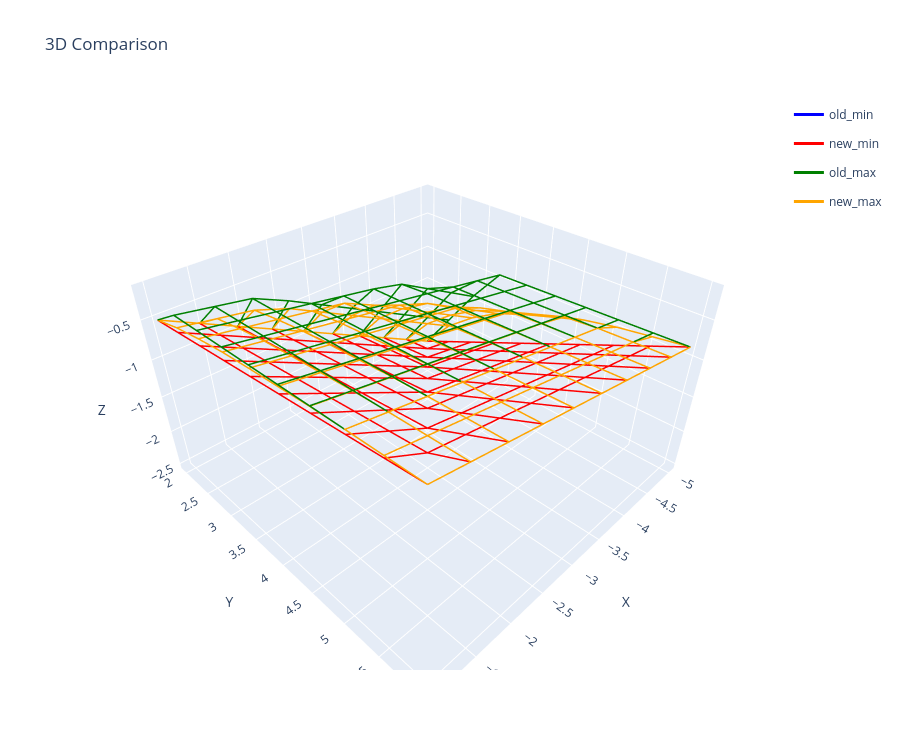

This figure's notebook cell:
### Code cell
datasets = [
    {'points': list(old_min_NP.itertuples(index=False, name=None)), 'name': 'old_min', 'color': 'blue'},
    {'points': list(new_min_NP.itertuples(index=False, name=None)), 'name': 'new_min', 'color': 'red'},
    {'points': list(old_max_NP.itertuples(index=False, name=None)), 'name': 'old_max', 'color': 'green'},
    {'points': list(new_max_NP.itertuples(index=False, name=None)), 'name': 'new_max', 'color': 'orange'},
]
plot_wireframe_comparison(datasets)

### Figure 1 — Plotly figure (JSON) as saved in the notebook; plotly's stock layout.template omitted (floating-point values rounded to 4 significant figures)
{"data": [{"legendgroup": "old_min", "line": {"color": "blue", "width": 3}, "mode": "lines", "name": "old_min", "showlegend": true, "type": "scatter3d", "x": [-5, -4.556, -4.111, -3.667, -3.222, -2.778, -2.333, -1.889, -1.444, -1], "y": [2, 2, 2, 2, 2, 2, 2, 2, 2, 2], "z": [-2.5, -2.278, -2.056, -1.833, -1.611, -1.389, -1.167, -0.9444, -0.7222, -0.5]}, {"legendgroup": "old_min", "line": {"color": "blue", "width": 3}, "mode": "lines", "name": "old_min", "showlegend": false, "type": "scatter3d", "x": [-5, -4.556, -4.111, -3.667, -3.222, -2.778, -2.333, -1.889, -1.444, -1], "y": [2.444, 2.444, 2.444, 2.444, 2.444, 2.444, 2.444, 2.444, 2.444, 2.444], "z": [-2.315, -2.241, -2.019, -1.796, -1.574, -1.352, -1.13, -0.9074, -0.6852, -0.463]}, {"legendgroup": "old_min", "line": {"color": "blue", "width": 3}, "mode": "lines", "name": "old_min", "showlegend": false, "type": "scatter3d", "x": [-5, -4.556, -4.111, -3.667, -3.222, -2.778, -2.333, -1.889, -1.444, -1], "y": [2.889, 2.889, 2.889, 2.889, 2.889, 2.889, 2.889, 2.889, 2.889, 2.889], "z": [-2.13, -2.056, -1.981, -1.759, -1.537, -1.315, -1.093, -0.8704, -0.6481, -0.4259]}, {"legendgroup": "old_min", "line": {"color": "blue", "width": 3}, "mode": "lines", "name": "old_min", "showlegend": false, "type": "scatter3d", "x": [-5, -4.556, -4.111, -3.667, -3.222, -2.778, -2.333, -1.889, -1.444, -1], "y": [3.333, 3.333, 3.333, 3.333, 3.333, 3.333, 3.333, 3.333, 3.333, 3.333], "z": [-1.944, -1.87, -1.796, -1.722, -1.5, -1.278, -1.056, -0.8333, -0.6111, -0.3889]}, {"legendgroup": "old_min", "line": {"color": "blue", "width": 3}, "mode": "lines", "name": "old_min", "showlegend": false, "type": "scatter3d", "x": [-5, -4.556, -4.111, -3.667, -3.222, -2.778, -2.333, -1.889, -1.444, -1], "y": [3.778, 3.778, 3.778, 3.778, 3.778, 3.778, 3.778, 3.778, 3.778, 3.778], "z": [-1.759, -1.685, -1.611, -1.537, -1.463, -1.241, -1.019, -0.7963, -0.5741, -0.3519]}, {"legendgroup": "old_min", "line": {"color": "blue", "width": 3}, "mode": "lines", "name": "old_min", "showlegend": false, "type": "scatter3d", "x": [-5, -4.556, -4.111, -3.667, -3.222, -2.778, -2.333, -1.889, -1.444, -1], "y": [4.222, 4.222, 4.222, 4.222, 4.222, 4.222, 4.222, 4.222, 4.222, 4.222], "z": [-1.574, -1.5, -1.426, -1.352, -1.278, -1.204, -0.9815, -0.7593, -0.537, -0.3148]}, {"legendgroup": "old_min", "line": {"color": "blue", "width": 3}, "mode": "lines", "name": "old_min", "showlegend": false, "type": "scatter3d", "x": [-5, -4.556, -4.111, -3.667, -3.222, -2.778, -2.333, -1.889, -1.444, -1], "y": [4.667, 4.667, 4.667, 4.667, 4.667, 4.667, 4.667, 4.667, 4.667, 4.667], "z": [-1.389, -1.315, -1.241, -1.167, -1.093, -1.019, -0.9444, -0.7222, -0.5, -0.2778]}, {"legendgroup": "old_min", "line": {"color": "blue", "width": 3}, "mode": "lines", "name": "old_min", "showlegend": false, "type": "scatter3d", "x": [-5, -4.556, -4.111, -3.667, -3.222, -2.778, -2.333, -1.889, -1.444, -1], "y": [5.111, 5.111, 5.111, 5.111, 5.111, 5.111, 5.111, 5.111, 5.111, 5.111], "z": [-1.204, -1.13, -1.056, -0.9815, -0.9074, -0.8333, -0.7593, -0.6852, -0.463, -0.2407]}, {"legendgroup": "old_min", "line": {"color": "blue", "width": 3}, "mode": "lines", "name": "old_min", "showlegend": false, "type": "scatter3d", "x": [-5, -4.556, -4.111, -3.667, -3.222, -2.778, -2.333, -1.889, -1.444, -1], "y": [5.556, 5.556, 5.556, 5.556, 5.556, 5.556, 5.556, 5.556, 5.556, 5.556], "z": [-1.019, -0.9444, -0.8704, -0.7963, -0.7222, -0.6481, -0.5741, -0.5, -0.4259, -0.2037]}, {"legendgroup": "old_min", "line": {"color": "blue", "width": 3}, "mode": "lines", "name": "old_min", "showlegend": false, "type": "scatter3d", "x": [-5, -4.556, -4.111, -3.667, -3.222, -2.778, -2.333, -1.889, -1.444, -1], "y": [6, 6, 6, 6, 6, 6, 6, 6, 6, 6], "z": [-0.8333, -0.7593, -0.6852, -0.6111, -0.537, -0.463, -0.3889, -0.3148, -0.2407, -0.1667]}, {"legendgroup": "old_min", "line": {"color": "blue", "width": 3}, "mode": "lines", "name": "old_min", "showlegend": false, "type": "scatter3d", "x": [-5, -5, -5, -5, -5, -5, -5, -5, -5, -5], "y": [2, 2.444, 2.889, 3.333, 3.778, 4.222, 4.667, 5.111, 5.556, 6], "z": [-2.5, -2.315, -2.13, -1.944, -1.759, -1.574, -1.389, -1.204, -1.019, -0.8333]}, {"legendgroup": "old_min", "line": {"color": "blue", "width": 3}, "mode": "lines", "name": "old_min", "showlegend": false, "type": "scatter3d", "x": [-4.556, -4.556, -4.556, -4.556, -4.556, -4.556, -4.556, -4.556, -4.556, -4.556], "y": [2, 2.444, 2.889, 3.333, 3.778, 4.222, 4.667, 5.111, 5.556, 6], "z": [-2.278, -2.241, -2.056, -1.87, -1.685, -1.5, -1.315, -1.13, -0.9444, -0.7593]}, {"legendgroup": "old_min", "line": {"color": "blue", "width": 3}, "mode": "lines", "name": "old_min", "showlegend": false, "type": "scatter3d", "x": [-4.111, -4.111, -4.111, -4.111, -4.111, -4.111, -4.111, -4.111, -4.111, -4.111], "y": [2, 2.444, 2.889, 3.333, 3.778, 4.222, 4.667, 5.111, 5.556, 6], "z": [-2.056, -2.019, -1.981, -1.796, -1.611, -1.426, -1.241, -1.056, -0.8704, -0.6852]}, {"legendgroup": "old_min", "line": {"color": "blue", "width": 3}, "mode": "lines", "name": "old_min", "showlegend": false, "type": "scatter3d", "x": [-3.667, -3.667, -3.667, -3.667, -3.667, -3.667, -3.667, -3.667, -3.667, -3.667], "y": [2, 2.444, 2.889, 3.333, 3.778, 4.222, 4.667, 5.111, 5.556, 6], "z": [-1.833, -1.796, -1.759, -1.722, -1.537, -1.352, -1.167, -0.9815, -0.7963, -0.6111]}, {"legendgroup": "old_min", "line": {"color": "blue", "width": 3}, "mode": "lines", "name": "old_min", "showlegend": false, "type": "scatter3d", "x": [-3.222, -3.222, -3.222, -3.222, -3.222, -3.222, -3.222, -3.222, -3.222, -3.222], "y": [2, 2.444, 2.889, 3.333, 3.778, 4.222, 4.667, 5.111, 5.556, 6], "z": [-1.611, -1.574, -1.537, -1.5, -1.463, -1.278, -1.093, -0.9074, -0.7222, -0.537]}, {"legendgroup": "old_min", "line": {"color": "blue", "width": 3}, "mode": "lines", "name": "old_min", "showlegend": false, "type": "scatter3d", "x": [-2.778, -2.778, -2.778, -2.778, -2.778, -2.778, -2.778, -2.778, -2.778, -2.778], "y": [2, 2.444, 2.889, 3.333, 3.778, 4.222, 4.667, 5.111, 5.556, 6], "z": [-1.389, -1.352, -1.315, -1.278, -1.241, -1.204, -1.019, -0.8333, -0.6481, -0.463]}, {"legendgroup": "old_min", "line": {"color": "blue", "width": 3}, "mode": "lines", "name": "old_min", "showlegend": false, "type": "scatter3d", "x": [-2.333, -2.333, -2.333, -2.333, -2.333, -2.333, -2.333, -2.333, -2.333, -2.333], "y": [2, 2.444, 2.889, 3.333, 3.778, 4.222, 4.667, 5.111, 5.556, 6], "z": [-1.167, -1.13, -1.093, -1.056, -1.019, -0.9815, -0.9444, -0.7593, -0.5741, -0.3889]}, {"legendgroup": "old_min", "line": {"color": "blue", "width": 3}, "mode": "lines", "name": "old_min", "showlegend": false, "type": "scatter3d", "x": [-1.889, -1.889, -1.889, -1.889, -1.889, -1.889, -1.889, -1.889, -1.889, -1.889], "y": [2, 2.444, 2.889, 3.333, 3.778, 4.222, 4.667, 5.111, 5.556, 6], "z": [-0.9444, -0.9074, -0.8704, -0.8333, -0.7963, -0.7593, -0.7222, -0.6852, -0.5, -0.3148]}, {"legendgroup": "old_min", "line": {"color": "blue", "width": 3}, "mode": "lines", "name": "old_min", "showlegend": false, "type": "scatter3d", "x": [-1.444, -1.444, -1.444, -1.444, -1.444, -1.444, -1.444, -1.444, -1.444, -1.444], "y": [2, 2.444, 2.889, 3.333, 3.778, 4.222, 4.667, 5.111, 5.556, 6], "z": [-0.7222, -0.6852, -0.6481, -0.6111, -0.5741, -0.537, -0.5, -0.463, -0.4259, -0.2407]}, {"legendgroup": "old_min", "line": {"color": "blue", "width": 3}, "mode": "lines", "name": "old_min", "showlegend": false, "type": "scatter3d", "x": [-1, -1, -1, -1, -1, -1, -1, -1, -1, -1], "y": [2, 2.444, 2.889, 3.333, 3.778, 4.222, 4.667, 5.111, 5.556, 6], "z": [-0.5, -0.463, -0.4259, -0.3889, -0.3519, -0.3148, -0.2778, -0.2407, -0.2037, -0.1667]}, {"legendgroup": "new_min", "line": {"color": "red", "width": 3}, "mode": "lines", "name": "new_min", "showlegend": true, "type": "scatter3d", "x": [-5, -4.556, -4.111, -3.667, -3.222, -2.778, -2.333, -1.889, -1.444, -1], "y": [2, 2, 2, 2, 2, 2, 2, 2, 2, 2], "z": [-2.5, -2.278, -2.056, -1.833, -1.611, -1.389, -1.167, -0.9444, -0.7222, -0.5]}, {"legendgroup": "new_min", "line": {"color": "red", "width": 3}, "mode": "lines", "name": "new_min", "showlegend": false, "type": "scatter3d", "x": [-5, -4.556, -4.111, -3.667, -3.222, -2.778, -2.333, -1.889, -1.444, -1], "y": [2.444, 2.444, 2.444, 2.444, 2.444, 2.444, 2.444, 2.444, 2.444, 2.444], "z": [-2.315, -2.241, -2.019, -1.796, -1.574, -1.352, -1.13, -0.9074, -0.6852, -0.463]}, {"legendgroup": "new_min", "line": {"color": "red", "width": 3}, "mode": "lines", "name": "new_min", "showlegend": false, "type": "scatter3d", "x": [-5, -4.556, -4.111, -3.667, -3.222, -2.778, -2.333, -1.889, -1.444, -1], "y": [2.889, 2.889, 2.889, 2.889, 2.889, 2.889, 2.889, 2.889, 2.889, 2.889], "z": [-2.13, -2.056, -1.981, -1.759, -1.537, -1.315, -1.093, -0.8704, -0.6481, -0.4259]}, {"legendgroup": "new_min", "line": {"color": "red", "width": 3}, "mode": "lines", "name": "new_min", "showlegend": false, "type": "scatter3d", "x": [-5, -4.556, -4.111, -3.667, -3.222, -2.778, -2.333, -1.889, -1.444, -1], "y": [3.333, 3.333, 3.333, 3.333, 3.333, 3.333, 3.333, 3.333, 3.333, 3.333], "z": [-1.944, -1.87, -1.796, -1.722, -1.5, -1.278, -1.056, -0.8333, -0.6111, -0.3889]}, {"legendgroup": "new_min", "line": {"color": "red", "width": 3}, "mode": "lines", "name": "new_min", "showlegend": false, "type": "scatter3d", "x": [-5, -4.556, -4.111, -3.667, -3.222, -2.778, -2.333, -1.889, -1.444, -1], "y": [3.778, 3.778, 3.778, 3.778, 3.778, 3.778, 3.778, 3.778, 3.778, 3.778], "z": [-1.759, -1.685, -1.611, -1.537, -1.463, -1.241, -1.019, -0.7963, -0.5741, -0.3519]}, {"legendgroup": "new_min", "line": {"color": "red", "width": 3}, "mode": "lines", "name": "new_min", "showlegend": false, "type": "scatter3d", "x": [-5, -4.556, -4.111, -3.667, -3.222, -2.778, -2.333, -1.889, -1.444, -1], "y": [4.222, 4.222, 4.222, 4.222, 4.222, 4.222, 4.222, 4.222, 4.222, 4.222], "z": [-1.574, -1.5, -1.426, -1.352, -1.278, -1.204, -0.9815, -0.7593, -0.537, -0.3148]}, {"legendgroup": "new_min", "line": {"color": "red", "width": 3}, "mode": "lines", "name": "new_min", "showlegend": false, "type": "scatter3d", "x": [-5, -4.556, -4.111, -3.667, -3.222, -2.778, -2.333, -1.889, -1.444, -1], "y": [4.667, 4.667, 4.667, 4.667, 4.667, 4.667, 4.667, 4.667, 4.667, 4.667], "z": [-1.389, -1.315, -1.241, -1.167, -1.093, -1.019, -0.9444, -0.7222, -0.5, -0.2778]}, {"legendgroup": "new_min", "line": {"color": "red", "width": 3}, "mode": "lines", "name": "new_min", "showlegend": false, "type": "scatter3d", "x": [-5, -4.556, -4.111, -3.667, -3.222, -2.778, -2.333, -1.889, -1.444, -1], "y": [5.111, 5.111, 5.111, 5.111, 5.111, 5.111, 5.111, 5.111, 5.111, 5.111], "z": [-1.204, -1.13, -1.056, -0.9815, -0.9074, -0.8333, -0.7593, -0.6852, -0.463, -0.2407]}, {"legendgroup": "new_min", "line": {"color": "red", "width": 3}, "mode": "lines", "name": "new_min", "showlegend": false, "type": "scatter3d", "x": [-5, -4.556, -4.111, -3.667, -3.222, -2.778, -2.333, -1.889, -1.444, -1], "y": [5.556, 5.556, 5.556, 5.556, 5.556, 5.556, 5.556, 5.556, 5.556, 5.556], "z": [-1.019, -0.9444, -0.8704, -0.7963, -0.7222, -0.6481, -0.5741, -0.5, -0.4259, -0.2037]}, {"legendgroup": "new_min", "line": {"color": "red", "width": 3}, "mode": "lines", "name": "new_min", "showlegend": false, "type": "scatter3d", "x": [-5, -4.556, -4.111, -3.667, -3.222, -2.778, -2.333, -1.889, -1.444, -1], "y": [6, 6, 6, 6, 6, 6, 6, 6, 6, 6], "z": [-0.8333, -0.7593, -0.6852, -0.6111, -0.537, -0.463, -0.3889, -0.3148, -0.2407, -0.1667]}, {"legendgroup": "new_min", "line": {"color": "red", "width": 3}, "mode": "lines", "name": "new_min", "showlegend": false, "type": "scatter3d", "x": [-5, -5, -5, -5, -5, -5, -5, -5, -5, -5], "y": [2, 2.444, 2.889, 3.333, 3.778, 4.222, 4.667, 5.111, 5.556, 6], "z": [-2.5, -2.315, -2.13, -1.944, -1.759, -1.574, -1.389, -1.204, -1.019, -0.8333]}, {"legendgroup": "new_min", "line": {"color": "red", "width": 3}, "mode": "lines", "name": "new_min", "showlegend": false, "type": "scatter3d", "x": [-4.556, -4.556, -4.556, -4.556, -4.556, -4.556, -4.556, -4.556, -4.556, -4.556], "y": [2, 2.444, 2.889, 3.333, 3.778, 4.222, 4.667, 5.111, 5.556, 6], "z": [-2.278, -2.241, -2.056, -1.87, -1.685, -1.5, -1.315, -1.13, -0.9444, -0.7593]}, {"legendgroup": "new_min", "line": {"color": "red", "width": 3}, "mode": "lines", "name": "new_min", "showlegend": false, "type": "scatter3d", "x": [-4.111, -4.111, -4.111, -4.111, -4.111, -4.111, -4.111, -4.111, -4.111, -4.111], "y": [2, 2.444, 2.889, 3.333, 3.778, 4.222, 4.667, 5.111, 5.556, 6], "z": [-2.056, -2.019, -1.981, -1.796, -1.611, -1.426, -1.241, -1.056, -0.8704, -0.6852]}, {"legendgroup": "new_min", "line": {"color": "red", "width": 3}, "mode": "lines", "name": "new_min", "showlegend": false, "type": "scatter3d", "x": [-3.667, -3.667, -3.667, -3.667, -3.667, -3.667, -3.667, -3.667, -3.667, -3.667], "y": [2, 2.444, 2.889, 3.333, 3.778, 4.222, 4.667, 5.111, 5.556, 6], "z": [-1.833, -1.796, -1.759, -1.722, -1.537, -1.352, -1.167, -0.9815, -0.7963, -0.6111]}, {"legendgroup": "new_min", "line": {"color": "red", "width": 3}, "mode": "lines", "name": "new_min", "showlegend": false, "type": "scatter3d", "x": [-3.222, -3.222, -3.222, -3.222, -3.222, -3.222, -3.222, -3.222, -3.222, -3.222], "y": [2, 2.444, 2.889, 3.333, 3.778, 4.222, 4.667, 5.111, 5.556, 6], "z": [-1.611, -1.574, -1.537, -1.5, -1.463, -1.278, -1.093, -0.9074, -0.7222, -0.537]}, {"legendgroup": "new_min", "line": {"color": "red", "width": 3}, "mode": "lines", "name": "new_min", "showlegend": false, "type": "scatter3d", "x": [-2.778, -2.778, -2.778, -2.778, -2.778, -2.778, -2.778, -2.778, -2.778, -2.778], "y": [2, 2.444, 2.889, 3.333, 3.778, 4.222, 4.667, 5.111, 5.556, 6], "z": [-1.389, -1.352, -1.315, -1.278, -1.241, -1.204, -1.019, -0.8333, -0.6481, -0.463]}, {"legendgroup": "new_min", "line": {"color": "red", "width": 3}, "mode": "lines", "name": "new_min", "showlegend": false, "type": "scatter3d", "x": [-2.333, -2.333, -2.333, -2.333, -2.333, -2.333, -2.333, -2.333, -2.333, -2.333], "y": [2, 2.444, 2.889, 3.333, 3.778, 4.222, 4.667, 5.111, 5.556, 6], "z": [-1.167, -1.13, -1.093, -1.056, -1.019, -0.9815, -0.9444, -0.7593, -0.5741, -0.3889]}, {"legendgroup": "new_min", "line": {"color": "red", "width": 3}, "mode": "lines", "name": "new_min", "showlegend": false, "type": "scatter3d", "x": [-1.889, -1.889, -1.889, -1.889, -1.889, -1.889, -1.889, -1.889, -1.889, -1.889], "y": [2, 2.444, 2.889, 3.333, 3.778, 4.222, 4.667, 5.111, 5.556, 6], "z": [-0.9444, -0.9074, -0.8704, -0.8333, -0.7963, -0.7593, -0.7222, -0.6852, -0.5, -0.3148]}, {"legendgroup": "new_min", "line": {"color": "red", "width": 3}, "mode": "lines", "name": "new_min", "showlegend": false, "type": "scatter3d", "x": [-1.444, -1.444, -1.444, -1.444, -1.444, -1.444, -1.444, -1.444, -1.444, -1.444], "y": [2, 2.444, 2.889, 3.333, 3.778, 4.222, 4.667, 5.111, 5.556, 6], "z": [-0.7222, -0.6852, -0.6481, -0.6111, -0.5741, -0.537, -0.5, -0.463, -0.4259, -0.2407]}, {"legendgroup": "new_min", "line": {"color": "red", "width": 3}, "mode": "lines", "name": "new_min", "showlegend": false, "type": "scatter3d", "x": [-1, -1, -1, -1, -1, -1, -1, -1, -1, -1], "y": [2, 2.444, 2.889, 3.333, 3.778, 4.222, 4.667, 5.111, 5.556, 6], "z": [-0.5, -0.463, -0.4259, -0.3889, -0.3519, -0.3148, -0.2778, -0.2407, -0.2037, -0.1667]}, {"legendgroup": "old_max", "line": {"color": "green", "width": 3}, "mode": "lines", "name": "old_max", "showlegend": true, "type": "scatter3d", "x": [-5, -4.556, -4.111, -3.667, -3.222, -2.778, -2.333, -1.889, -1.444, -1], "y": [2, 2, 2, 2, 2, 2, 2, 2, 2, 2], "z": [-2.5, -2.278, -2.056, -1.833, -1.611, -1.389, -1.167, -0.9444, -0.7222, -0.5]}, {"legendgroup": "old_max", "line": {"color": "green", "width": 3}, "mode": "lines", "name": "old_max", "showlegend": false, "type": "scatter3d", "x": [-5, -4.556, -4.111, -3.667, -3.222, -2.778, -2.333, -1.889, -1.444, -1], "y": [2.444, 2.444, 2.444, 2.444, 2.444, 2.444, 2.444, 2.444, 2.444, 2.444], "z": [-1.944, -1.722, -1.5, -1.278, -1.056, -0.8333, -0.6111, -0.4136, -0.3395, -0.2654]}, {"legendgroup": "old_max", "line": {"color": "green", "width": 3}, "mode": "lines", "name": "old_max", "showlegend": false, "type": "scatter3d", "x": [-5, -4.556, -4.111, -3.667, -3.222, -2.778, -2.333, -1.889, -1.444, -1], "y": [2.889, 2.889, 2.889, 2.889, 2.889, 2.889, 2.889, 2.889, 2.889, 2.889], "z": [-1.389, -1.167, -0.9444, -0.7222, -0.6235, -0.5494, -0.4753, -0.4012, -0.3272, -0.2531]}, {"legendgroup": "old_max", "line": {"color": "green", "width": 3}, "mode": "lines", "name": "old_max", "showlegend": false, "type": "scatter3d", "x": [-5, -4.556, -4.111, -3.667, -3.222, -2.778, -2.333, -1.889, -1.444, -1], "y": [3.333, 3.333, 3.333, 3.333, 3.333, 3.333, 3.333, 3.333, 3.333, 3.333], "z": [-0.9074, -0.8333, -0.7593, -0.6852, -0.6111, -0.537, -0.463, -0.3889, -0.3148, -0.2407]}, {"legendgroup": "old_max", "line": {"color": "green", "width": 3}, "mode": "lines", "name": "old_max", "showlegend": false, "type": "scatter3d", "x": [-5, -4.556, -4.111, -3.667, -3.222, -2.778, -2.333, -1.889, -1.444, -1], "y": [3.778, 3.778, 3.778, 3.778, 3.778, 3.778, 3.778, 3.778, 3.778, 3.778], "z": [-0.8951, -0.821, -0.7469, -0.6728, -0.5988, -0.5247, -0.4506, -0.3765, -0.3025, -0.2284]}, {"legendgroup": "old_max", "line": {"color": "green", "width": 3}, "mode": "lines", "name": "old_max", "showlegend": false, "type": "scatter3d", "x": [-5, -4.556, -4.111, -3.667, -3.222, -2.778, -2.333, -1.889, -1.444, -1], "y": [4.222, 4.222, 4.222, 4.222, 4.222, 4.222, 4.222, 4.222, 4.222, 4.222], "z": [-0.8827, -0.8086, -0.7346, -0.6605, -0.5864, -0.5123, -0.4383, -0.3642, -0.2901, -0.216]}, {"legendgroup": "old_max", "line": {"color": "green", "width": 3}, "mode": "lines", "name": "old_max", "showlegend": false, "type": "scatter3d", "x": [-5, -4.556, -4.111, -3.667, -3.222, -2.778, -2.333, -1.889, -1.444, -1], "y": [4.667, 4.667, 4.667, 4.667, 4.667, 4.667, 4.667, 4.667, 4.667, 4.667], "z": [-0.8704, -0.7963, -0.7222, -0.6481, -0.5741, -0.5, -0.4259, -0.3519, -0.2778, -0.2037]}, {"legendgroup": "old_max", "line": {"color": "green", "width": 3}, "mode": "lines", "name": "old_max", "showlegend": false, "type": "scatter3d", "x": [-5, -4.556, -4.111, -3.667, -3.222, -2.778, -2.333, -1.889, -1.444, -1], "y": [5.111, 5.111, 5.111, 5.111, 5.111, 5.111, 5.111, 5.111, 5.111, 5.111], "z": [-0.858, -0.784, -0.7099, -0.6358, -0.5617, -0.4877, -0.4136, -0.3395, -0.2654, -0.1914]}, {"legendgroup": "old_max", "line": {"color": "green", "width": 3}, "mode": "lines", "name": "old_max", "showlegend": false, "type": "scatter3d", "x": [-5, -4.556, -4.111, -3.667, -3.222, -2.778, -2.333, -1.889, -1.444, -1], "y": [5.556, 5.556, 5.556, 5.556, 5.556, 5.556, 5.556, 5.556, 5.556, 5.556], "z": [-0.8457, -0.7716, -0.6975, -0.6235, -0.5494, -0.4753, -0.4012, -0.3272, -0.2531, -0.179]}, {"legendgroup": "old_max", "line": {"color": "green", "width": 3}, "mode": "lines", "name": "old_max", "showlegend": false, "type": "scatter3d", "x": [-5, -4.556, -4.111, -3.667, -3.222, -2.778, -2.333, -1.889, -1.444, -1], "y": [6, 6, 6, 6, 6, 6, 6, 6, 6, 6], "z": [-0.8333, -0.7593, -0.6852, -0.6111, -0.537, -0.463, -0.3889, -0.3148, -0.2407, -0.1667]}, {"legendgroup": "old_max", "line": {"color": "green", "width": 3}, "mode": "lines", "name": "old_max", "showlegend": false, "type": "scatter3d", "x": [-5, -5, -5, -5, -5, -5, -5, -5, -5, -5], "y": [2, 2.444, 2.889, 3.333, 3.778, 4.222, 4.667, 5.111, 5.556, 6], "z": [-2.5, -1.944, -1.389, -0.9074, -0.8951, -0.8827, -0.8704, -0.858, -0.8457, -0.8333]}, {"legendgroup": "old_max", "line": {"color": "green", "width": 3}, "mode": "lines", "name": "old_max", "showlegend": false, "type": "scatter3d", "x": [-4.556, -4.556, -4.556, -4.556, -4.556, -4.556, -4.556, -4.556, -4.556, -4.556], "y": [2, 2.444, 2.889, 3.333, 3.778, 4.222, 4.667, 5.111, 5.556, 6], "z": [-2.278, -1.722, -1.167, -0.8333, -0.821, -0.8086, -0.7963, -0.784, -0.7716, -0.7593]}, {"legendgroup": "old_max", "line": {"color": "green", "width": 3}, "mode": "lines", "name": "old_max", "showlegend": false, "type": "scatter3d", "x": [-4.111, -4.111, -4.111, -4.111, -4.111, -4.111, -4.111, -4.111, -4.111, -4.111], "y": [2, 2.444, 2.889, 3.333, 3.778, 4.222, 4.667, 5.111, 5.556, 6], "z": [-2.056, -1.5, -0.9444, -0.7593, -0.7469, -0.7346, -0.7222, -0.7099, -0.6975, -0.6852]}, {"legendgroup": "old_max", "line": {"color": "green", "width": 3}, "mode": "lines", "name": "old_max", "showlegend": false, "type": "scatter3d", "x": [-3.667, -3.667, -3.667, -3.667, -3.667, -3.667, -3.667, -3.667, -3.667, -3.667], "y": [2, 2.444, 2.889, 3.333, 3.778, 4.222, 4.667, 5.111, 5.556, 6], "z": [-1.833, -1.278, -0.7222, -0.6852, -0.6728, -0.6605, -0.6481, -0.6358, -0.6235, -0.6111]}, {"legendgroup": "old_max", "line": {"color": "green", "width": 3}, "mode": "lines", "name": "old_max", "showlegend": false, "type": "scatter3d", "x": [-3.222, -3.222, -3.222, -3.222, -3.222, -3.222, -3.222, -3.222, -3.222, -3.222], "y": [2, 2.444, 2.889, 3.333, 3.778, 4.222, 4.667, 5.111, 5.556, 6], "z": [-1.611, -1.056, -0.6235, -0.6111, -0.5988, -0.5864, -0.5741, -0.5617, -0.5494, -0.537]}, {"legendgroup": "old_max", "line": {"color": "green", "width": 3}, "mode": "lines", "name": "old_max", "showlegend": false, "type": "scatter3d", "x": [-2.778, -2.778, -2.778, -2.778, -2.778, -2.778, -2.778, -2.778, -2.778, -2.778], "y": [2, 2.444, 2.889, 3.333, 3.778, 4.222, 4.667, 5.111, 5.556, 6], "z": [-1.389, -0.8333, -0.5494, -0.537, -0.5247, -0.5123, -0.5, -0.4877, -0.4753, -0.463]}, {"legendgroup": "old_max", "line": {"color": "green", "width": 3}, "mode": "lines", "name": "old_max", "showlegend": false, "type": "scatter3d", "x": [-2.333, -2.333, -2.333, -2.333, -2.333, -2.333, -2.333, -2.333, -2.333, -2.333], "y": [2, 2.444, 2.889, 3.333, 3.778, 4.222, 4.667, 5.111, 5.556, 6], "z": [-1.167, -0.6111, -0.4753, -0.463, -0.4506, -0.4383, -0.4259, -0.4136, -0.4012, -0.3889]}, {"legendgroup": "old_max", "line": {"color": "green", "width": 3}, "mode": "lines", "name": "old_max", "showlegend": false, "type": "scatter3d", "x": [-1.889, -1.889, -1.889, -1.889, -1.889, -1.889, -1.889, -1.889, -1.889, -1.889], "y": [2, 2.444, 2.889, 3.333, 3.778, 4.222, 4.667, 5.111, 5.556, 6], "z": [-0.9444, -0.4136, -0.4012, -0.3889, -0.3765, -0.3642, -0.3519, -0.3395, -0.3272, -0.3148]}, {"legendgroup": "old_max", "line": {"color": "green", "width": 3}, "mode": "lines", "name": "old_max", "showlegend": false, "type": "scatter3d", "x": [-1.444, -1.444, -1.444, -1.444, -1.444, -1.444, -1.444, -1.444, -1.444, -1.444], "y": [2, 2.444, 2.889, 3.333, 3.778, 4.222, 4.667, 5.111, 5.556, 6], "z": [-0.7222, -0.3395, -0.3272, -0.3148, -0.3025, -0.2901, -0.2778, -0.2654, -0.2531, -0.2407]}, {"legendgroup": "old_max", "line": {"color": "green", "width": 3}, "mode": "lines", "name": "old_max", "showlegend": false, "type": "scatter3d", "x": [-1, -1, -1, -1, -1, -1, -1, -1, -1, -1], "y": [2, 2.444, 2.889, 3.333, 3.778, 4.222, 4.667, 5.111, 5.556, 6], "z": [-0.5, -0.2654, -0.2531, -0.2407, -0.2284, -0.216, -0.2037, -0.1914, -0.179, -0.1667]}, {"legendgroup": "new_max", "line": {"color": "orange", "width": 3}, "mode": "lines", "name": "new_max", "showlegend": true, "type": "scatter3d", "x": [-5, -4.556, -4.111, -3.667, -3.222, -2.778, -2.333, -1.889, -1.444, -1], "y": [2, 2, 2, 2, 2, 2, 2, 2, 2, 2], "z": [-2.5, -2.278, -2.056, -1.833, -1.611, -1.389, -1.167, -0.9444, -0.7222, -0.5]}, {"legendgroup": "new_max", "line": {"color": "orange", "width": 3}, "mode": "lines", "name": "new_max", "showlegend": false, "type": "scatter3d", "x": [-5, -4.556, -4.111, -3.667, -3.222, -2.778, -2.333, -1.889, -1.444, -1], "y": [2.444, 2.444, 2.444, 2.444, 2.444, 2.444, 2.444, 2.444, 2.444, 2.444], "z": [-2.045, -1.823, -1.6, -1.378, -1.156, -0.9336, -0.7114, -0.5571, -0.483, -0.409]}, {"legendgroup": "new_max", "line": {"color": "orange", "width": 3}, "mode": "lines", "name": "new_max", "showlegend": false, "type": "scatter3d", "x": [-5, -4.556, -4.111, -3.667, -3.222, -2.778, -2.333, -1.889, -1.444, -1], "y": [2.889, 2.889, 2.889, 2.889, 2.889, 2.889, 2.889, 2.889, 2.889, 2.889], "z": [-1.728, -1.506, -1.284, -1.062, -0.8395, -0.642, -0.5679, -0.4938, -0.4198, -0.3457]}, {"legendgroup": "new_max", "line": {"color": "orange", "width": 3}, "mode": "lines", "name": "new_max", "showlegend": false, "type": "scatter3d", "x": [-5, -4.556, -4.111, -3.667, -3.222, -2.778, -2.333, -1.889, -1.444, -1], "y": [3.333, 3.333, 3.333, 3.333, 3.333, 3.333, 3.333, 3.333, 3.333, 3.333], "z": [-1.481, -1.259, -1.037, -0.8148, -0.6667, -0.5926, -0.5185, -0.4444, -0.3704, -0.2963]}, {"legendgroup": "new_max", "line": {"color": "orange", "width": 3}, "mode": "lines", "name": "new_max", "showlegend": false, "type": "scatter3d", "x": [-5, -4.556, -4.111, -3.667, -3.222, -2.778, -2.333, -1.889, -1.444, -1], "y": [3.778, 3.778, 3.778, 3.778, 3.778, 3.778, 3.778, 3.778, 3.778, 3.778], "z": [-1.319, -1.097, -0.875, -0.7083, -0.6343, -0.5602, -0.4861, -0.412, -0.338, -0.2639]}, {"legendgroup": "new_max", "line": {"color": "orange", "width": 3}, "mode": "lines", "name": "new_max", "showlegend": false, "type": "scatter3d", "x": [-5, -4.556, -4.111, -3.667, -3.222, -2.778, -2.333, -1.889, -1.444, -1], "y": [4.222, 4.222, 4.222, 4.222, 4.222, 4.222, 4.222, 4.222, 4.222, 4.222], "z": [-1.181, -0.9583, -0.7546, -0.6806, -0.6065, -0.5324, -0.4583, -0.3843, -0.3102, -0.2361]}, {"legendgroup": "new_max", "line": {"color": "orange", "width": 3}, "mode": "lines", "name": "new_max", "showlegend": false, "type": "scatter3d", "x": [-5, -4.556, -4.111, -3.667, -3.222, -2.778, -2.333, -1.889, -1.444, -1], "y": [4.667, 4.667, 4.667, 4.667, 4.667, 4.667, 4.667, 4.667, 4.667, 4.667], "z": [-1.042, -0.8194, -0.7269, -0.6528, -0.5787, -0.5046, -0.4306, -0.3565, -0.2824, -0.2083]}, {"legendgroup": "new_max", "line": {"color": "orange", "width": 3}, "mode": "lines", "name": "new_max", "showlegend": false, "type": "scatter3d", "x": [-5, -4.556, -4.111, -3.667, -3.222, -2.778, -2.333, -1.889, -1.444, -1], "y": [5.111, 5.111, 5.111, 5.111, 5.111, 5.111, 5.111, 5.111, 5.111, 5.111], "z": [-0.9568, -0.784, -0.7099, -0.6358, -0.5617, -0.4877, -0.4136, -0.3395, -0.2654, -0.1914]}, {"legendgroup": "new_max", "line": {"color": "orange", "width": 3}, "mode": "lines", "name": "new_max", "showlegend": false, "type": "scatter3d", "x": [-5, -4.556, -4.111, -3.667, -3.222, -2.778, -2.333, -1.889, -1.444, -1], "y": [5.556, 5.556, 5.556, 5.556, 5.556, 5.556, 5.556, 5.556, 5.556, 5.556], "z": [-0.8951, -0.7716, -0.6975, -0.6235, -0.5494, -0.4753, -0.4012, -0.3272, -0.2531, -0.179]}, {"legendgroup": "new_max", "line": {"color": "orange", "width": 3}, "mode": "lines", "name": "new_max", "showlegend": false, "type": "scatter3d", "x": [-5, -4.556, -4.111, -3.667, -3.222, -2.778, -2.333, -1.889, -1.444, -1], "y": [6, 6, 6, 6, 6, 6, 6, 6, 6, 6], "z": [-0.8333, -0.7593, -0.6852, -0.6111, -0.537, -0.463, -0.3889, -0.3148, -0.2407, -0.1667]}, {"legendgroup": "new_max", "line": {"color": "orange", "width": 3}, "mode": "lines", "name": "new_max", "showlegend": false, "type": "scatter3d", "x": [-5, -5, -5, -5, -5, -5, -5, -5, -5, -5], "y": [2, 2.444, 2.889, 3.333, 3.778, 4.222, 4.667, 5.111, 5.556, 6], "z": [-2.5, -2.045, -1.728, -1.481, -1.319, -1.181, -1.042, -0.9568, -0.8951, -0.8333]}, {"legendgroup": "new_max", "line": {"color": "orange", "width": 3}, "mode": "lines", "name": "new_max", "showlegend": false, "type": "scatter3d", "x": [-4.556, -4.556, -4.556, -4.556, -4.556, -4.556, -4.556, -4.556, -4.556, -4.556], "y": [2, 2.444, 2.889, 3.333, 3.778, 4.222, 4.667, 5.111, 5.556, 6], "z": [-2.278, -1.823, -1.506, -1.259, -1.097, -0.9583, -0.8194, -0.784, -0.7716, -0.7593]}, {"legendgroup": "new_max", "line": {"color": "orange", "width": 3}, "mode": "lines", "name": "new_max", "showlegend": false, "type": "scatter3d", "x": [-4.111, -4.111, -4.111, -4.111, -4.111, -4.111, -4.111, -4.111, -4.111, -4.111], "y": [2, 2.444, 2.889, 3.333, 3.778, 4.222, 4.667, 5.111, 5.556, 6], "z": [-2.056, -1.6, -1.284, -1.037, -0.875, -0.7546, -0.7269, -0.7099, -0.6975, -0.6852]}, {"legendgroup": "new_max", "line": {"color": "orange", "width": 3}, "mode": "lines", "name": "new_max", "showlegend": false, "type": "scatter3d", "x": [-3.667, -3.667, -3.667, -3.667, -3.667, -3.667, -3.667, -3.667, -3.667, -3.667], "y": [2, 2.444, 2.889, 3.333, 3.778, 4.222, 4.667, 5.111, 5.556, 6], "z": [-1.833, -1.378, -1.062, -0.8148, -0.7083, -0.6806, -0.6528, -0.6358, -0.6235, -0.6111]}, {"legendgroup": "new_max", "line": {"color": "orange", "width": 3}, "mode": "lines", "name": "new_max", "showlegend": false, "type": "scatter3d", "x": [-3.222, -3.222, -3.222, -3.222, -3.222, -3.222, -3.222, -3.222, -3.222, -3.222], "y": [2, 2.444, 2.889, 3.333, 3.778, 4.222, 4.667, 5.111, 5.556, 6], "z": [-1.611, -1.156, -0.8395, -0.6667, -0.6343, -0.6065, -0.5787, -0.5617, -0.5494, -0.537]}, {"legendgroup": "new_max", "line": {"color": "orange", "width": 3}, "mode": "lines", "name": "new_max", "showlegend": false, "type": "scatter3d", "x": [-2.778, -2.778, -2.778, -2.778, -2.778, -2.778, -2.778, -2.778, -2.778, -2.778], "y": [2, 2.444, 2.889, 3.333, 3.778, 4.222, 4.667, 5.111, 5.556, 6], "z": [-1.389, -0.9336, -0.642, -0.5926, -0.5602, -0.5324, -0.5046, -0.4877, -0.4753, -0.463]}, {"legendgroup": "new_max", "line": {"color": "orange", "width": 3}, "mode": "lines", "name": "new_max", "showlegend": false, "type": "scatter3d", "x": [-2.333, -2.333, -2.333, -2.333, -2.333, -2.333, -2.333, -2.333, -2.333, -2.333], "y": [2, 2.444, 2.889, 3.333, 3.778, 4.222, 4.667, 5.111, 5.556, 6], "z": [-1.167, -0.7114, -0.5679, -0.5185, -0.4861, -0.4583, -0.4306, -0.4136, -0.4012, -0.3889]}, {"legendgroup": "new_max", "line": {"color": "orange", "width": 3}, "mode": "lines", "name": "new_max", "showlegend": false, "type": "scatter3d", "x": [-1.889, -1.889, -1.889, -1.889, -1.889, -1.889, -1.889, -1.889, -1.889, -1.889], "y": [2, 2.444, 2.889, 3.333, 3.778, 4.222, 4.667, 5.111, 5.556, 6], "z": [-0.9444, -0.5571, -0.4938, -0.4444, -0.412, -0.3843, -0.3565, -0.3395, -0.3272, -0.3148]}, {"legendgroup": "new_max", "line": {"color": "orange", "width": 3}, "mode": "lines", "name": "new_max", "showlegend": false, "type": "scatter3d", "x": [-1.444, -1.444, -1.444, -1.444, -1.444, -1.444, -1.444, -1.444, -1.444, -1.444], "y": [2, 2.444, 2.889, 3.333, 3.778, 4.222, 4.667, 5.111, 5.556, 6], "z": [-0.7222, -0.483, -0.4198, -0.3704, -0.338, -0.3102, -0.2824, -0.2654, -0.2531, -0.2407]}, {"legendgroup": "new_max", "line": {"color": "orange", "width": 3}, "mode": "lines", "name": "new_max", "showlegend": false, "type": "scatter3d", "x": [-1, -1, -1, -1, -1, -1, -1, -1, -1, -1], "y": [2, 2.444, 2.889, 3.333, 3.778, 4.222, 4.667, 5.111, 5.556, 6], "z": [-0.5, -0.409, -0.3457, -0.2963, -0.2639, -0.2361, -0.2083, -0.1914, -0.179, -0.1667]}], "layout": {"height": 750, "scene": {"xaxis": {"title": {"text": "X"}}, "yaxis": {"title": {"text": "Y"}}, "zaxis": {"title": {"text": "Z"}}}, "title": {"text": "3D Comparison"}, "width": 900}}
